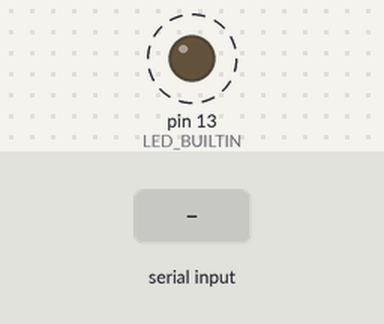
Bench run of a sketch on a simulated Arduino Uno, built with avr-gcc and run on an emulated ATmega328P. Parts: output pins drawn as LEDs (lit = HIGH). Dashed ring = blinking. Inputs (shaded band) come from the test bench. What the sketch prints to the serial monitor is not drawn.

Above: at 1.05 s.
1.3 s: "1" received over Serial
At 1.3 s:
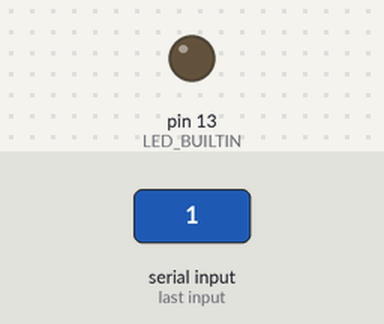
Timing chart, 0 to 10.3 s (numbered marks = the images above; inputs shaded):
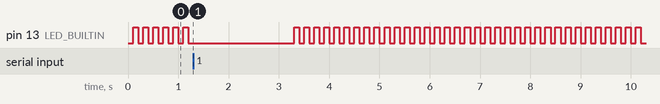

The sketch:

serial_comm.ino
```cpp
#include "SerialCommTask.h"
#include "SerialCommIf.h"
#include "PinToggleTask.h"
#include "TaskContext.h"
#include "SerialProtocol.h"
#include "LogMessage.h"
#include "ProgState.h"

TaskContext taskContext;

void setup() {
  const uint16_t serialRunPeriodicity = 0u; //ms
  const unsigned long baudRate = 115200l;
  Serial.begin(baudRate);

  SerialCommIf* serialCommIf = new SerialCommTask(serialRunPeriodicity, Serial, new SerialProtocol());

  taskContext.addTask(static_cast<SerialCommTask*>(serialCommIf));

  const uint16_t blinkRunPeriodicity = 100u; //ms
  taskContext.addTask(new PinToggleTask(blinkRunPeriodicity, LED_BUILTIN));

  const uint16_t stateRunPeriodicity = 250u; //ms
  taskContext.addTask(new ProgStateTask(stateRunPeriodicity, serialCommIf));
}

void loop() {
  taskContext.run();
}
```

BigBuf.cpp
```cpp
#include "BigBuf.h"

const uint16_t BigBuf::BIG_BUF_SIZE = 128u;

static unsigned char bufMemory[BigBuf::BIG_BUF_SIZE];
unsigned char* BigBuf::buf = bufMemory;

unsigned char* BigBuf::getBigBuf()
{
  return buf;
}
```

BigBuf.h
```cpp
#ifndef HEADER_BIG_BUF
#define HEADER_BIG_BUF

#include <stdint.h>

/**
 * To be used for temporary storage of
 * large(ish) chunks of data.
 *
 * The buffer is only guaranteed to keep
 * data during the execution of a function.
 *
 * The buffer is not guaranteed to keep data
 * across executions of a function.
 */
class BigBuf
{
  public:
  static const uint16_t BIG_BUF_SIZE;

  static unsigned char* getBigBuf();

  protected:
  static unsigned char* buf;

  private:
};

#endif
```

HandshakeMessage.cpp
```cpp
#include "HandshakeMessage.h"

#include "Arduino.h"
#include "Messages.h"
#include "Utils.h"

HandshakeMessage::HandshakeMessage() :
MessageBase(Messages::HANDSHAKE),
payload(0u)
{

}

Vector<unsigned char> HandshakeMessage::encode() const
{
  unsigned char buf[2u] = {(unsigned char) (payload & 0xFF), (unsigned char) (payload >> 8)};

  Vector<unsigned char> retVal(1);
  retVal.push_back(buf[0]);
  retVal.push_back(buf[1]);

  return retVal;
}

void HandshakeMessage::decode(const unsigned char* data, const uint16_t size)
{
  UNUSED(size);
  payload = 0;
  payload = data[1] << 8u | (data[0] & 0x00FF);
}
```

HandshakeMessage.h
```cpp
#ifndef HANDSHAKEMESSAGE_HEADER
#define HANDSHAKEMESSAGE_HEADER

#include "MessageBase.h"
#include <stdint.h>

/**
 * A communication initiation Message
 */
class HandshakeMessage : public MessageBase
{
  public:
  HandshakeMessage();
  Vector<unsigned char> encode() const;
  void decode(const unsigned char* data, const uint16_t size);
  int16_t payload;
  protected:
  private:
};

#endif
```

HeartbeatMessage.cpp
```cpp
#include "HeartbeatMessage.h"

#include "Messages.h"
#include "Utils.h"

HeartbeatMessage::HeartbeatMessage() : MessageBase(Messages::HEARTBEAT)
{

}

Vector<unsigned char> HeartbeatMessage::encode() const
{
  Vector<unsigned char> retVal(1);
  return retVal;
}

void HeartbeatMessage::decode(const unsigned char* data, const uint16_t size)
{
  UNUSED(data);
  UNUSED(size);
}
```

HeartbeatMessage.h
```cpp
#ifndef HEADER_HEARTBEAT_MESSAGE
#define HEADER_HEARTBEAT_MESSAGE

#include "MessageBase.h"

/**
 * Keep alive Message
 */
class HeartbeatMessage : public MessageBase
{
  public:
  HeartbeatMessage();
  Vector<unsigned char> encode() const;
  void decode(const unsigned char* data, const uint16_t size);

  protected:
  private:
};

#endif
```

LogMessage.cpp
```cpp
#include "LogMessage.h"

#include "Messages.h"
#include "Utils.h"

LogMessage::LogMessage(const String message) : MessageBase(Messages::LOG), payload(message)
{

}

Vector<unsigned char> LogMessage::encode() const
{
  Vector<unsigned char> retVal(payload.length());

  for (unsigned int i = 0u; i < payload.length(); ++i)
  {
    retVal.push_back(payload.charAt(i));
  }

  return retVal;
}

void LogMessage::decode(const unsigned char* data, const uint16_t size)
{
  //Intentionally left empty
  UNUSED(data);
  UNUSED(size);
}
```

LogMessage.h
```cpp
#ifndef HEADER_LOG_MESSAGE
#define HEADER_LOG_MESSAGE

#include "MessageBase.h"
#include "Arduino.h"

/**
 * Log message
 */
class LogMessage : public MessageBase
{
  public:
  LogMessage(const String messge);
  Vector<unsigned char> encode() const;
  void decode(const unsigned char* data, const uint16_t size);

  protected:
  String payload;

  private:
};

#endif
```

MessageBase.cpp
```cpp
#include "MessageBase.h"

MessageBase::MessageBase(const Messages& type) : msgType(type)
{

}

Messages MessageBase::getType() const
{
  return msgType;
}
```

MessageBase.h
```cpp
#ifndef HEADER_MESSAGE_BASE
#define HEADER_MESSAGE_BASE

#include "Messages.h"
#include "Vector.h"

class MessageBase
{
  public:
  MessageBase(const Messages& type);
  virtual ~MessageBase() {}
  virtual Vector<unsigned char> encode() const = 0;
  virtual void decode(const unsigned char* data, const uint16_t size) = 0;
  Messages getType() const;

  protected:
  const Messages msgType;
  private:
};

#endif
```

MessageReceiver.cpp
```cpp
#include "MessageReceiver.h"

#include "Arduino.h"

MessageReceiver::MessageReceiver() : currMessage(0u)
{

}

MessageBase* MessageReceiver::getNextMessage()
{
  MessageBase* retVal = NULL;
  if (messages.size() > currMessage)
  {
    retVal = messages.element_at(currMessage);
    currMessage++;
  }
  else
  {
    messages.clear();
    currMessage = 0u;
  }

  return retVal;
}

void MessageReceiver::storeMessage(MessageBase* msg)
{
  messages.push_back(msg);
}
```

MessageReceiver.h
```cpp
#ifndef HEADER_MESSAGE_RECEIVER
#define HEADER_MESSAGE_RECEIVER

#include "MessageBase.h"
#include "Vector.h"

/**
 * Any Actor that wants to receive Messages
 * needs to register a MessageReceiver to
 * the CommIf interface
 */
class MessageReceiver
{
  public:
  MessageReceiver();
  MessageBase* getNextMessage();
  void storeMessage(MessageBase* msg);

  protected:
  Vector<MessageBase*> messages = Vector<MessageBase*>(1);
  uint16_t currMessage;

  MessageBase* decode(const char* data);


  private:
};

#endif
```

Messages.h
```cpp
#ifndef HEADER_MESSAGES
#define HEADER_MESSAGES

enum class Messages
{
  HANDSHAKE = 0,
  LOG = 1,
  HEARTBEAT = 2
};

#endif
```

PinToggleTask.cpp
```cpp
#include "PinToggleTask.h"
#include "Arduino.h"

PinToggleTask::PinToggleTask(const uint16_t runPeriodicity, const uint8_t _pinNumber):
TaskBase(runPeriodicity),
pinNumber(_pinNumber)
{
  pinMode(pinNumber, OUTPUT);
  pinState = PinState::OFF;
}

void PinToggleTask::execute(const unsigned long newTime)
{
  UNUSED(newTime);

  if (PinState::OFF == pinState)
  {
    pinState = PinState::ON;
    digitalWrite(pinNumber, HIGH);
  }
  else
  {
    pinState = PinState::OFF;
    digitalWrite(pinNumber, LOW);
  }
}
```

PinToggleTask.h
```cpp
#ifndef HEADER_INTERNAL_BLINK_TASK
#define HEADER_INTERNAL_BLINK_TASK

#include "TaskBase.h"
#include <stdint.h>

/**
 * A pin toggling task
 */
class PinToggleTask : public TaskBase
{
  public:
  PinToggleTask(const uint16_t runPeriodicity, const uint8_t _pinNumber);

  protected:
  void execute(const unsigned long newTime);

  enum class PinState
  {
    OFF,
    ON
  };

  PinState pinState;

  uint8_t pinNumber;

  private:


};

#endif
```

ProgState.cpp
```cpp
#include "ProgState.h"
#include "HandshakeMessage.h"
#include "HeartbeatMessage.h"
#include "LogMessage.h"
#include "MessageReceiver.h"
#include "Utils.h"

ProgStateTask::ProgStateTask(const uint16_t runPeriodicity, SerialCommIf* _commIf) : TaskBase(runPeriodicity), currState(State::INIT), commIf(_commIf)
{
  commIf->registerMsgReceiver(&messages);
}

void ProgStateTask::execute(const unsigned long newTime)
{
  UNUSED(newTime);
  switch (currState)
  {
    case State::INIT:
    {
      currState = State::CONNECTING;
    }
    break;

    case State::CONNECTING:
    {
      MessageBase* msg = NULL;
      while (NULL != (msg = messages.getNextMessage()))
      {
        if (Messages::HANDSHAKE == msg->getType())
        {
          currState = State::CONNECTED;
          commIf->sendMsg(new LogMessage("Sending heartbeat"));
          commIf->sendMsg(new HeartbeatMessage());
        }
        delete msg;
      }

      if (State::CONNECTED != currState)
      {
        commIf->sendMsg(new HandshakeMessage());
      }
      commIf->sendMsg(new LogMessage("In state connecting"));
    }
    break;

    case State::CONNECTED:
    {
      bool heartbeatReceived = false;
      MessageBase* msg = NULL;
      while (NULL != (msg = messages.getNextMessage()))
      {
        if (Messages::HEARTBEAT == msg->getType())
        {
          commIf->sendMsg(new LogMessage("Heartbeat received"));
          heartbeatReceived = true;
        }
        delete msg;
      }

      if (!heartbeatReceived)
      {
        currState = State::CONNECTING;
      }
      else
      {
        commIf->sendMsg(new HeartbeatMessage());
      }
    }
    break;

    default:
    break;
  }
}
```

ProgState.h
```cpp
#ifndef HEADER_PROG_STATE_TASK
#define HEADER_PROG_STATE_TASK

#include "TaskBase.h"
#include "SerialCommIf.h"
#include "MessageReceiver.h"

/**
 * Class that keeps track of the overall program state
 *
 * It will drop back to previous states if conditions
 * to remain in the current state are no longer fulfilled,
 * and will try to get back up to the highest possible
 * state after
 */
class ProgStateTask : public TaskBase
{
  public:
  ProgStateTask(const uint16_t runPeriodicity, SerialCommIf* _commIf);

  enum class State
  {
    INIT = 0,
    CONNECTING = 1,
    CONNECTED = 2
  };

  State getCurrState();

  protected:
  void execute(const unsigned long newTime);

  State currState;

  SerialCommIf* commIf;

  MessageReceiver messages;

  private:
};

#endif
```

ProtocolBase.h
```cpp
#ifndef HEADER_PROTOCOL_BASE
#define HEADER_PROTOCOL_BASE

#include "MessageBase.h"

class ProtocolBase
{
  public:
  virtual Vector<unsigned char> encodeMessage(const MessageBase& message) const = 0;
  virtual MessageBase* decodeMessage(const unsigned char* data, const uint16_t size) const = 0;

  protected:

  private:
};

#endif
```

SerialCommIf.h
```cpp
#ifndef HEADER_SERIAL_COMM_IF
#define HEADER_SERIAL_COMM_IF

#include "MessageBase.h"
#include "MessageReceiver.h"

class SerialCommIf
{
  public:
  virtual void sendMsg(MessageBase* message) = 0;
  virtual void registerMsgReceiver(MessageReceiver* receiver) = 0;
};

#endif
```

SerialCommTask.cpp
```cpp
#include "SerialCommTask.h"

#include "Arduino.h"
#include "HandshakeMessage.h"
#include "ProtocolBase.h"
#include "Messages.h"
#include "LogMessage.h"
#include "BigBuf.h"

SerialCommTask::SerialCommTask(const uint16_t runPeriodicity, Stream& _channel, const ProtocolBase* _protocol) :
TaskBase(runPeriodicity),
channel(_channel),
protocol(_protocol)

{

}

void SerialCommTask::sendMsg(MessageBase* message)
{
  messagesToSend.push_back(message);
}

void SerialCommTask::execute(const unsigned long newTime)
{
  UNUSED(newTime);
  receiveMessages();
  sendMessages();
}

void SerialCommTask::sendMessages()
{
  for (unsigned int i = 0u; i < messagesToSend.size(); ++i)
  {
    Vector<unsigned char> data = protocol->encodeMessage(*messagesToSend.element_at(i));
    uint16_t dataSize = data.size();
    channel.write((unsigned char*)&dataSize, 2u);
    if (0 != data.size())
    {
      channel.write(data.data(), data.size());
    }
    delete messagesToSend.element_at(i);
  }
  messagesToSend.clear();
}

void SerialCommTask::receiveMessages()
{
  while (0 != channel.available())
  {
    //Header = 2byte messageSize
    uint16_t messageSize = 0u;
    channel.readBytes(BigBuf::getBigBuf(), 2u);
    messageSize = BigBuf::getBigBuf()[1u] << 8u | BigBuf::getBigBuf()[0u];

    channel.readBytes(BigBuf::getBigBuf(), messageSize);

    for (unsigned int i = 0u; i < messageReceivers.size(); ++i)
    {
      MessageBase* message = protocol->decodeMessage(BigBuf::getBigBuf(), messageSize);
      if (NULL != message)
      {
        messageReceivers.element_at(i)->storeMessage(message);
      }
      else
      {
        String msg = "No protocol defined to handle message";
        sendMsg(new LogMessage(msg));
      }
    }
  }
}

void SerialCommTask::registerMsgReceiver(MessageReceiver* receiver)
{
  messageReceivers.push_back(receiver);
}
```

SerialCommTask.h
```cpp
#ifndef HEADER_SERIAL_COMM_TASK
#define HEADER_SERIAL_COMM_TASK

#include "TaskBase.h"
#include "Vector.h"
#include "MessageBase.h"
#include "SerialCommIf.h"
#include "MessageReceiver.h"

class ProtocolBase;

/**
 * The SerialCommTask is responsible for sending
 * and receiving Messages.
 *
 * This is the entry point for communication in the system
 */
class SerialCommTask : public TaskBase, public SerialCommIf
{
  public:
  SerialCommTask(const uint16_t runPeriodicity, Stream& _channel, const ProtocolBase* _protocol);
  void sendMsg(MessageBase* message);
  void registerMsgReceiver(MessageReceiver* receiver);

  protected:
  void execute(const unsigned long newTime);

  void sendMessages();
  void receiveMessages();

  Vector<MessageBase*> messagesToSend = Vector<MessageBase*>(1);

  Vector<MessageReceiver*> messageReceivers = Vector<MessageReceiver*>(1);

  Stream& channel;

  const ProtocolBase* protocol;

  private:
};

#endif
```

SerialProtocol.cpp
```cpp
#include "SerialProtocol.h"

#include "Messages.h"
#include "HandshakeMessage.h"
#include "HeartbeatMessage.h"
#include "Arduino.h"

Vector<unsigned char> SerialProtocol::encodeMessage(const MessageBase& message) const
{
  Vector<unsigned char> data = Vector<unsigned char>(1u);
  data.push_back((unsigned char)message.getType());

  Vector<unsigned char> payload = message.encode();

  for (unsigned int i = 0; i < payload.size(); ++i)
  {
    data.push_back(payload.element_at(i));
  }

  return data;
}

MessageBase* SerialProtocol::decodeMessage(const unsigned char* data, const uint16_t size) const
{
  Messages messageId = (Messages)data[0];

  MessageBase* retVal = NULL;

  switch (messageId)
  {
    case Messages::HANDSHAKE:
    {
      retVal = new HandshakeMessage();
    }
    break;
    case Messages::HEARTBEAT:
    {
      retVal = new HeartbeatMessage();
    }
    break;
    default:
    break;
  }

  if (NULL != retVal)
  {
    retVal->decode(&data[1], (size - 1u));
  }

  return retVal;
}
```

SerialProtocol.h
```cpp
#include "ProtocolBase.h"

/**
 * SerialProtocol is responsible for
 * constructing Message instances from
 * incoming byte encoded data, and
 * constructing byte encoded data from
 * Message instances.
 */
class SerialProtocol : public ProtocolBase
{
  public:
  Vector<unsigned char> encodeMessage(const MessageBase& message) const;
  MessageBase* decodeMessage(const unsigned char* data, const uint16_t size) const;

  protected:
  private:
};
```

TaskBase.cpp
```cpp
#include "TaskBase.h"

TaskBase::TaskBase(const uint16_t _runPeriodicity) :
runPeriodicity(_runPeriodicity), currTimeStamp(0)
{
}

void TaskBase::run(const unsigned long newTimeStamp)
{
  if ((newTimeStamp - currTimeStamp) >= runPeriodicity)
  {
    currTimeStamp = newTimeStamp;

    execute(currTimeStamp);
  }
}
```

TaskBase.h
```cpp
#ifndef HEADER_TASK_BASE
#define HEADER_TASK_BASE

#include "Utils.h"
#include <stdint.h>

/**
 * The base class for Tasks
 *
 * It is responsible for executing
 * the task with its configured periodicity
 */
class TaskBase
{
  public:
  void run(const unsigned long newTimeStamp);

  TaskBase(const uint16_t _runPeriodicity);

  protected:
  const uint16_t runPeriodicity;
  long currTimeStamp = 0u;

  virtual void execute(const unsigned long newTime) = 0;

  private:
};

#endif
```

TaskContext.cpp
```cpp
#include "TaskContext.h"
#include "Arduino.h"

void TaskContext::run()
{
  for (uint16_t i = 0u; i < tasks.size(); ++i)
  {
    tasks.element_at(i)->run(millis());
  }
}

void TaskContext::addTask(TaskBase* const task)
{
  tasks.push_back(task);
}
```

TaskContext.h
```cpp
#ifndef HEADER_TASK_CONTEXT
#define HEADER_TASK_CONTEXT

#include "TaskBase.h"
#include "Vector.h"

/**
 * The class is responsible for running
 * tasks that have been registered to it
 */
class TaskContext
{
  public:
  void run();
  void addTask(TaskBase* const task);

  protected:
  Vector<TaskBase*> tasks = Vector<TaskBase*>(1);

  private:
};

#endif
```

Utils.h
```cpp
#ifndef HEADER_UTILS
#define HEADER_UTILS

#define UNUSED(x) (void)(x)

#endif
```

Vector.h
```cpp
#ifndef HEADER_VECTOR
#define HEADER_VECTOR

#include "Arduino.h"
#include <stdint.h>

/**
 * Vectors fo' life
 */
template <class T>
class Vector
{
  public:
  Vector<T>(const uint16_t vectorCapacity) : elementCapacity(vectorCapacity), numDataElements(0u)
  {
    if (0u == elementCapacity)
    {
      elementCapacity++;
    }
    elements = new T[elementCapacity];
  }

  ~Vector<T>()
  {
    delete[] elements;
  }

  void push_back(const T& element)
  {
    if (!(numDataElements < elementCapacity))
    {
      //Copy all values to new array
      elementCapacity = 2u * elementCapacity;
      T* elementsCopy = new T[elementCapacity];
      for (uint16_t i = 0u; i < numDataElements; ++i)
      {
        elementsCopy[i] = elements[i];
      }
      delete[] elements;
      elements = elementsCopy;
    }

    elements[numDataElements] = element;
    numDataElements++;
  }

  T& element_at(const uint16_t index)
  {
    return elements[index];
  }

  T* data()
  {
    return elements;
  }

  uint16_t size()
  {
    return numDataElements;
  }

  void clear()
  {
    numDataElements = 0u;
  }

  protected:
  uint16_t elementCapacity;

  T* elements;

  uint16_t numDataElements;

  private:

};

#endif
```
